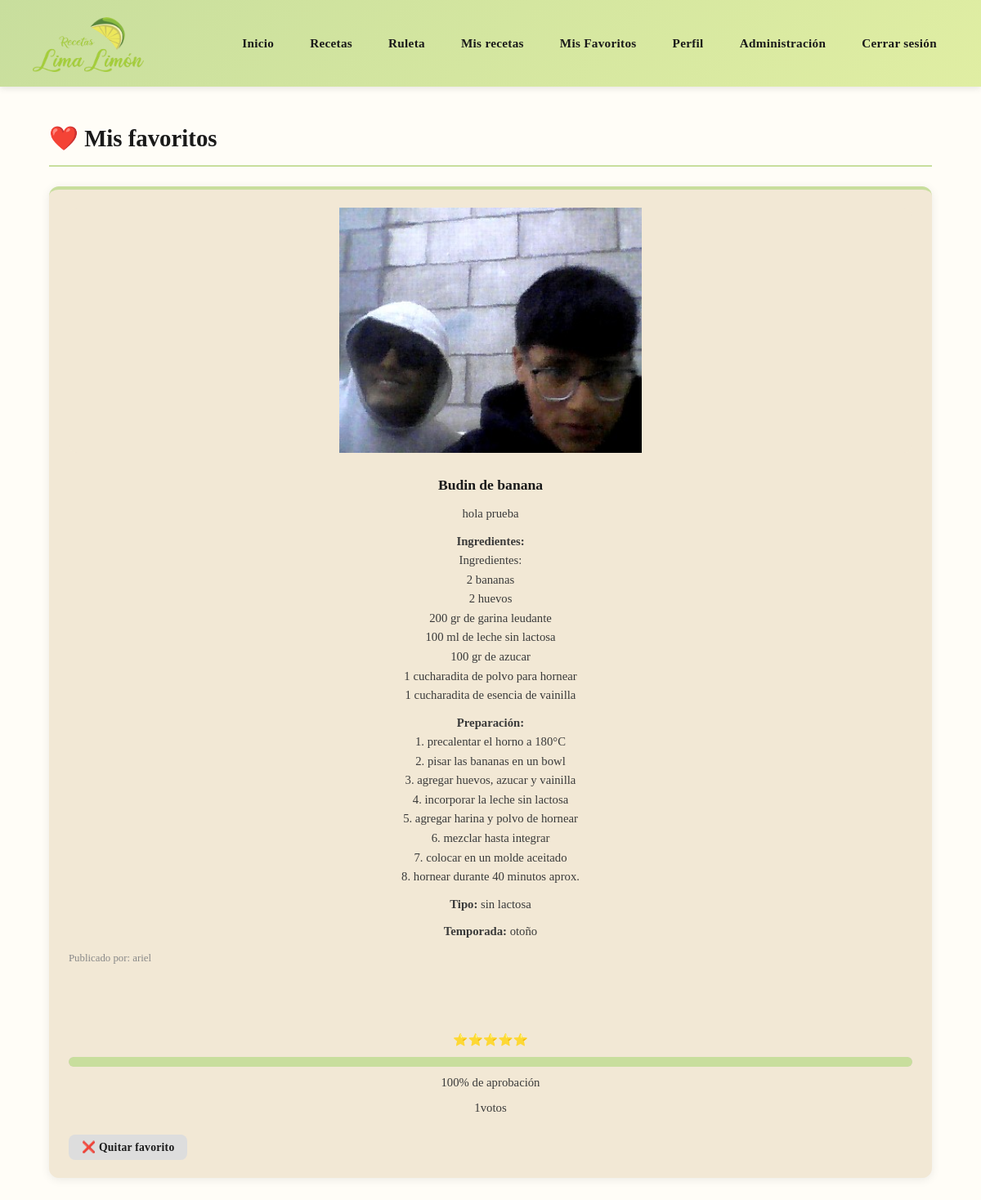
The page /mis_favoritos.php (signed in) on the database its author committed.
### tables this page shows
CREATE TABLE `recetas` (
  `id` int(11) NOT NULL,
  `titulo` varchar(255) DEFAULT NULL,
  `descripcion` text DEFAULT NULL,
  `usuario_id` int(11) DEFAULT NULL,
  `ingredientes` text DEFAULT NULL,
  `pasos` text DEFAULT NULL,
  `tipo` varchar(150) DEFAULT NULL,
  `estacion` varchar(50) DEFAULT NULL,
  `imagen` varchar(255) DEFAULT NULL
);

CREATE TABLE `usuarios` (
  `id` int(11) NOT NULL,
  `nombre` varchar(100) DEFAULT NULL,
  `email` varchar(100) DEFAULT NULL,
  `password` varchar(255) DEFAULT NULL,
  `preferencia_tipo` varchar(150) DEFAULT NULL,
  `rol` varchar(20) NOT NULL DEFAULT 'usuario'
);

### mis_favoritos.php (the view, shortened to what this page needs)
<?php
include("config.php");
$id = $_SESSION['user_id'];
$stmt =
$conn->prepare("
SELECT recetas.*, usuarios.nombre
FROM favoritos
JOIN recetas
ON favoritos.receta_id = recetas.id
JOIN usuarios
ON recetas.usuario_id = usuarios.id
WHERE favoritos.usuario_id=?
ORDER BY favoritos.id DESC
");
$stmt->bind_param("i",$id);
$stmt->execute();
$result =
$stmt->get_result();
?>
<link rel="stylesheet" href="css/style.css">
<?php include("header.php"); ?>
<div class="container">
<h2>❤️ Mis favoritos</h2>
<div class="recetas-grid">
<?php while($row=$result->fetch_assoc()){ ?>
<div class="card">
<?php if(!empty($row['imagen'])){ ?>
<img
src="uploads/<?php echo htmlspecialchars($row['imagen']); ?>"
class="imagen-receta"
alt="Receta"
>
<?php } ?>
<h3>
<?php
echo htmlspecialchars(
$row['titulo']
);
?>
</h3>
<p>
<?php
echo nl2br(
htmlspecialchars(
$row['descripcion']
)
);
?>
</p>
<p>
<strong>Ingredientes:</strong>
<br>
<?php
echo nl2br(
htmlspecialchars(
$row['ingredientes']
)
);
?>
</p>
<p>
<strong>Preparación:</strong>
<br>
<?php
echo nl2br(
htmlspecialchars(
$row['pasos']
)
);
?>
</p>
<p>
<strong>Tipo:</strong>
<?php
echo htmlspecialchars(
$row['tipo']
);
?>
</p>
<p>
<strong>Temporada:</strong>
<?php
echo htmlspecialchars(
$row['estacion']
);
?>
</p>
<small>
Publicado por:
<?php
echo htmlspecialchars(
$row['nombre']
);
?>
</small>
<br><br>
<?php
$prom =
$conn->prepare("
SELECT
AVG(puntuacion) AS promedio,
COUNT(*) AS total
FROM valoraciones
WHERE receta_id=?
");
$prom->bind_param(
"i",
$row['id']
);
$prom->execute();
$data =
$prom->get_result()->fetch_assoc();
$promedio =
round($data['promedio'],1);
$total =
$data['total'];
$porcentaje =
($promedio / 5) * 100;
?>
<div class="rating-box">
<p>
<?php
if($promedio >= 1) echo "⭐";
if($promedio >= 2) echo "⭐";
if($promedio >= 3) echo "⭐";
if($promedio >= 4) echo "⭐";
if($promedio >= 5) echo "⭐";
?>
</p>
<div class="barra">
<div
class="relleno"
style="width:
<?php echo $porcentaje; ?>%;
"
></div>
</div>
<p>
<?php
echo round($porcentaje);
?>%
de aprobación
</p>
<p>
<?php
echo $total;
?>
votos
</p>
</div>
<form
action="favorito.php"
method="POST"
>
<button>
❌ Quitar favorito
</button>
</form>
</div>
<?php } ?>
</div>
</div>

### css/style.css (style rules this page uses)
*, *::before, *::after { box-sizing: border-box; margin: 0; padding: 0; }
img { max-width: 100%; height: auto; }
.container { width: 90%; max-width: 1100px; margin: 40px auto; }
.container h2 { font-size: 1.8rem; font-weight: 700; color: var(--negro); margin-bottom: 24px; border-bottom: 2px solid var(--verde-medio); padding-bottom: 10px; }
button { max-width: 100%; margin-top: 14px; padding: 10px 22px; background: var(--verde-medio); color: var(--negro); border: none; border-radius: 8px; cursor: pointer; font-family: inherit; font-size: 0.95rem; font-weight: 600; letter-spacing: 0.02em; transition: background 0.2s, transform 0.1s; }
.recetas-grid { display: grid; grid-template-columns: repeat(auto-fit, minmax(min(100%, 260px), 1fr)); gap: 22px; }
.card { min-width: 0; background: var(--beige); padding: 22px 24px; border-radius: var(--radio); box-shadow: var(--sombra); border-top: 4px solid var(--verde-medio); display: flex; flex-direction: column; gap: 10px; overflow-wrap: anywhere; transition: transform 0.2s, box-shadow 0.2s; }
.card h3 { font-size: 1.1rem; font-weight: 700; color: var(--negro); }
.card p { font-size: 0.92rem; color: #3a3a3a; flex-grow: 1; }
.card small { font-size: 0.8rem; color: var(--gris-suave); }
.card button { align-self: flex-start; margin-top: 6px; padding: 7px 16px; font-size: 0.85rem; background: #ddd; color: var(--negro); }
.rating-box { display: grid; gap: 8px; margin: 8px 0 4px; }
.rating-box p { margin: 0; flex-grow: 0; }
.barra { width: 100%; height: 12px; overflow: hidden; border-radius: 999px; background: rgba(26, 26, 26, 0.12); }
.relleno { height: 100%; border-radius: inherit; background: var(--verde-medio); }
.imagen-receta { width:100%; max-height:300px; object-fit:contain; background:var(--beige); border-radius:10px; margin-bottom:15px; display:block; }
.card h3 { text-align:center; }
.card p { text-align:center; }

### rows shown on the page
recetas: imagen (picture), titulo "Budin de banana", descripcion "hola prueba", ingredientes "Ingredientes: 2 bananas 2 huevos 200 gr de garina leudante 100 ml de leche sin lactosa 100 gr de azucar 1 cucharadita de polvo para hornear 1 cucharadita de esencia de vainilla", pasos "1. precalentar el horno a 180°C 2. pisar las bananas en un bowl 3. agregar huevos, azucar y vainilla 4. incorporar la leche sin lactosa 5. agregar harina y polvo de hornear 6. mezclar hasta integrar 7. colocar en un molde aceitado 8. hornear durante 40 minutos aprox.", tipo "sin lactosa", estacion "otoño", usuario.nombre "ariel", porcentaje "100", total "1"
